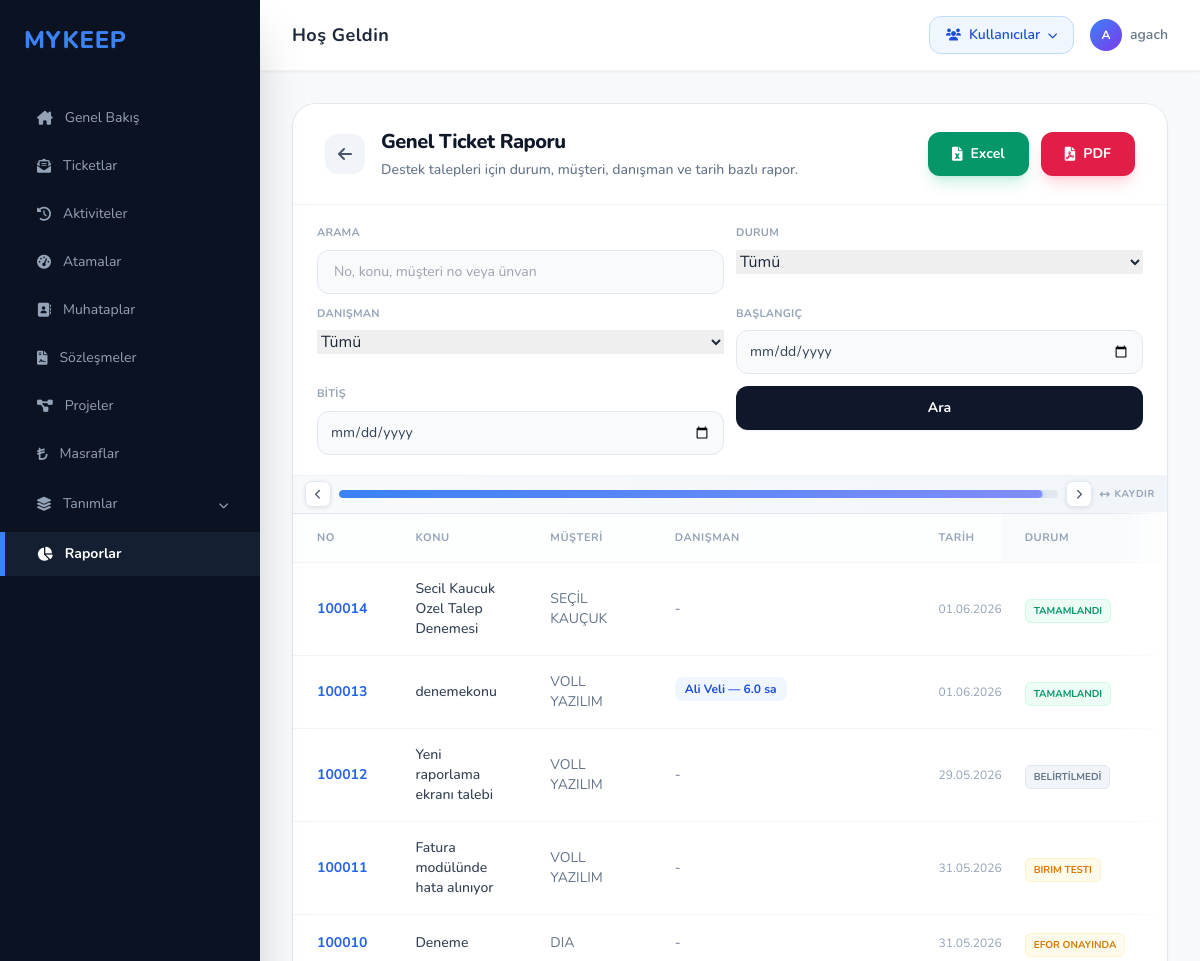
Page /raporlar/ticket/ (signed in, upper part) on the earlier database version.
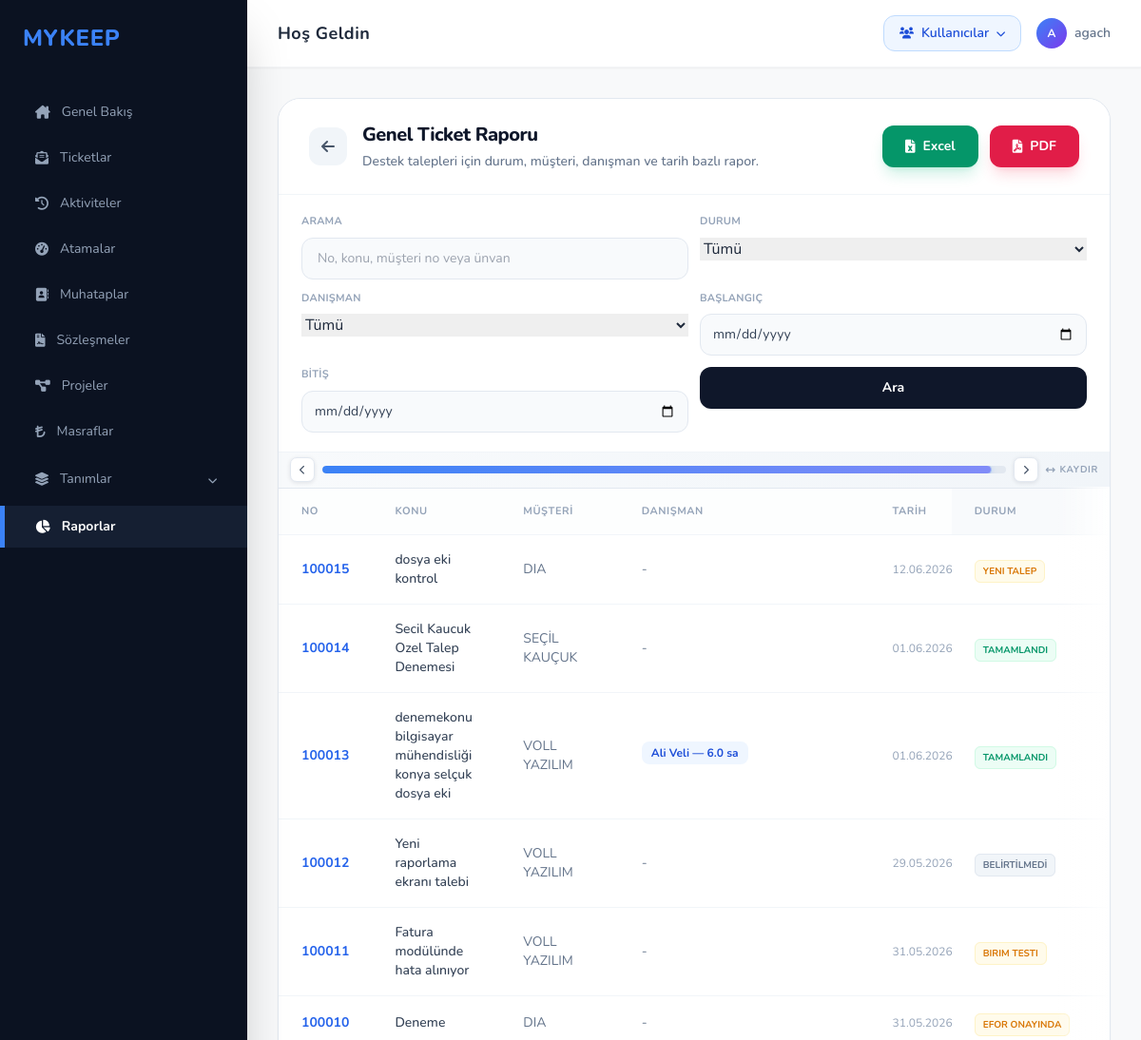
Same page on the later database version.
### ticket/models.py (models this page shows, shortened)
class ticket(models.Model):
    ticketno = models.IntegerField(primary_key=True, unique=True, blank=True)
    konu: models.CharField= models.CharField(max_length=100)
    unvan = models.ForeignKey("muhatap.muhatap", to_field="unvan", on_delete=models.CASCADE, null=True)
    sozlesmeno = models.ForeignKey("sozlesme.sozlesmeler", to_field="sozlesmeno", on_delete=models.CASCADE, null=True)
    departmankod = models.ForeignKey("departman.departman", to_field="kod", on_delete=models.SET_NULL, null=True, blank=True)
    bolumkod = models.ForeignKey("modul.bolum", to_field="kod", on_delete=models.CASCADE, null=True)
    destekturu = models.ForeignKey("destekturu.destektur", to_field="definition", on_delete=models.PROTECT, null=True)
    taleptarih = models.DateTimeField(default=timezone.now)
    termintarih = models.DateTimeField(null=True, blank=True)
    oncelikkod = models.ForeignKey("destekturu.oncelik", to_field="kod", on_delete=models.CASCADE, null=True)
    aciklama = models.TextField(null=True, blank=True)
    durumtanim = models.ForeignKey("statu", to_field="durumtanim", on_delete=models.CASCADE, null=True)
    faturadurum = models.ForeignKey("faturalama", to_field="faturadurum", on_delete=models.CASCADE, null=True)
    danisman = models.ManyToManyField("modul.danisman", blank=True, related_name="ticket_danismanlar")
    efor = models.FloatField(null=True, blank=True)
    onay = models.BooleanField(default=False)
    musteri_ticket_no = models.CharField(max_length=50, null=True, blank=True, verbose_name="Müşteri Ticket No")

class statu(models.Model):
    durumtanim = models.CharField(max_length=70, null=True, unique=True)

### muhatap/models.py (models this page shows, shortened)
class muhatap(models.Model):
    unvan = models.CharField(max_length=100,unique=True)
    vkn = models.CharField(max_length=11)
    adres = models.TextField()
    telefon =models.CharField(max_length=10, null=True)
    grupkod = models.ForeignKey("hesapgrubu", to_field="grupkod", on_delete=models.CASCADE ,null=True)
    slug = models.SlugField(max_length=100,unique=True,null=True)
    aktif = models.BooleanField(default=False,null=True)

### modul/models.py (models this page shows, shortened)
class danisman(models.Model):
    username = models.CharField(max_length=10, unique=True)
    isim = models.CharField(max_length=40)
    email = models.EmailField(max_length=100, null=True, blank=True)
    telefon = models.CharField(max_length=10)
    tur = models.CharField(
        max_length=20,
        choices=[('İç Kaynak', 'İç Kaynak'), ('Dış Kaynak', 'Dış Kaynak')],
        default='İç Kaynak',
        verbose_name="Danışman Türü"
    )
    yetkinlik = models.ManyToManyField(bolum, related_name="yetkinlikler")

### raporlar/views.py (the view)
# urls.py: path('raporlar/ticket/', raporlar_views.ticket_rapor_detay, name='ticket_rapor_detay'),
def ticket_rapor_detay(request):
    ticketlar = _ticket_queryset(request)
    context = _filter_context(request)
    context.update({
        "ticketlar": ticketlar,
        "rapor_baslik": "Genel Ticket Raporu",
        "rapor_aciklama": "Destek talepleri için durum, müşteri, danışman ve tarih bazlı rapor.",
        "show_excel": True,
        "export_excel_url": reverse("rapor_indir_excel"),
        "export_pdf_url": reverse("ticket_rapor_pdf"),
    })
    return render(request, "ticket_rapor_detay.html", context)

### templates/ticket_rapor_detay.html (shortened to what the changed rows need)
{% extends 'base.html' %}
{% block content %}
<div class="bg-white border border-slate-200 rounded-3xl shadow-sm overflow-hidden mb-10">
    <div class="px-8 py-6 border-b border-slate-100 flex justify-between items-center bg-white">
        <div class="flex items-center space-x-4">
            <div>
                <h2 class="text-xl font-extrabold text-slate-900 tracking-tight">{{ rapor_baslik }}</h2>
            </div>
        </div>
    </div>
    <div class="overflow-x-auto">
        <table class="w-full text-left border-collapse">
            <thead>
                <tr class="text-[11px] uppercase tracking-wider text-slate-400 font-bold border-b border-slate-100 bg-slate-50/30">
                    <th class="px-6 py-4">No</th>
                    <th class="px-6 py-4">Konu</th>
                    <th class="px-6 py-4">Müşteri</th>
                    <th class="px-6 py-4">Danışman</th>
                    <th class="px-6 py-4">Tarih</th>
                    <th class="px-6 py-4">Durum</th>
                </tr>
            </thead>
            <tbody class="divide-y divide-slate-100">
                {% for t in ticketlar %}
                <tr class="hover:bg-slate-50/80 transition group">
                    <td class="px-6 py-4 text-sm font-bold text-blue-600">
                        <a href="{% url 'ticket_duzenle' t.pk %}" class="hover:underline hover:text-blue-800 transition">{{ t.ticketno }}</a>
                    </td>
                    <td class="px-6 py-4 text-sm text-slate-700 font-medium">
                        <a href="{% url 'ticket_duzenle' t.pk %}" class="hover:text-blue-600 transition">{{ t.konu }}</a>
                    </td>
                    <td class="px-6 py-4 text-sm text-slate-500">
                        {% if t.unvan %}
                            <a href="{% url 'muhatap_duzenle' t.unvan.pk %}" class="hover:text-blue-600 hover:underline transition">{{ t.unvan.unvan }}</a>
                        {% else %}
                            -
                        {% endif %}
                    </td>
                    <td class="px-6 py-4 text-sm text-slate-500">
                        {% for d_info in t.danisman_efor_detay %}
                            <a href="{% url 'danisman_duzenle' d_info.danisman.pk %}" class="inline-flex items-center px-2.5 py-1 rounded-lg bg-blue-50 text-blue-700 text-xs font-bold mr-1.5 mb-1.5 hover:bg-blue-100 hover:underline transition whitespace-nowrap">
                                {{ d_info.danisman.isim }} &mdash; {{ d_info.efor|default:"0" }} sa
                            </a>
                        {% empty %}
                            -
                        {% endfor %}
                    </td>
                    <td class="px-6 py-4 text-xs text-slate-400 whitespace-nowrap">{{ t.taleptarih|date:"d.m.Y" }}</td>
                    <td class="px-6 py-4 whitespace-nowrap">
                        {% if t.durumtanim and t.durumtanim.durumtanim == "Tamamlandı" %}
                            <span class="px-2 py-1 bg-emerald-50 text-emerald-600 text-[10px] font-bold rounded-md border border-emerald-100 whitespace-nowrap">TAMAMLANDI</span>
                        {% elif t.durumtanim %}
                            <span class="px-2 py-1 bg-amber-50 text-amber-600 text-[10px] font-bold rounded-md border border-amber-100 whitespace-nowrap">{{ t.durumtanim.durumtanim|upper }}</span>
                        {% else %}
                            <span class="px-2 py-1 bg-slate-100 text-slate-500 text-[10px] font-bold rounded-md border border-slate-200 whitespace-nowrap">BELİRTİLMEDİ</span>
                        {% endif %}
                    </td>
                </tr>
                {% empty %}
                <tr>
                    <td colspan="7" class="px-6 py-10 text-center text-slate-400 text-sm italic">Raporda gösterilecek kayıt bulunamadı.</td>
                </tr>
                {% endfor %}
            </tbody>
        </table>
    </div>
</div>
{% endblock %}

Differences in the rows shown:
added ticket: ticketno "100015", konu "dosya eki kontrol", unvan.unvan "DIA", taleptarih "12.06.2026", durumtanim.durumtanim "YENI TALEP"
changed ticket id 100013: konu "denemekonu" → "denemekonu bilgisayar mühendisliği konya selçuk dosya eki"
